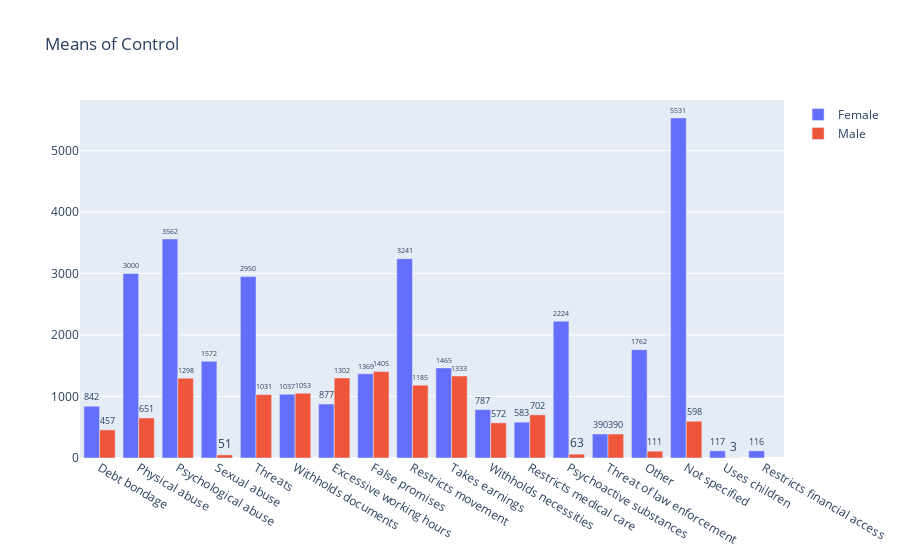

Source (notebook cell):
### Code cell
data['meansOfControlConcatenated'] = data['meansOfControlConcatenated'].str.replace('Abuse', 'abuse', regex=True)
data_bar_f = data[(data.meansOfControlConcatenated.notna()) & (data.gender == 'Female')].meansOfControlConcatenated.apply(lambda x: pd.value_counts(str(x).split(";"))).sum(axis = 0)
data_bar_m = data[(data.meansOfControlConcatenated.notna()) & (data.gender == 'Male')].meansOfControlConcatenated.apply(lambda x: pd.value_counts(str(x).split(";"))).sum(axis = 0)
fig = go.Figure(data=[
    go.Bar(name='Female', x=data_bar_f.index, y=data_bar_f),
    go.Bar(name='Male', x=data_bar_m.index, y=data_bar_m)
])
fig.update_traces(texttemplate='%{value}', textposition='outside')
fig.update_layout(hovermode='x', title_text='Means of Control')
fig.show()

### Figure 1 — Plotly figure (JSON) as saved in the notebook; plotly's stock layout.template omitted (floating-point values rounded to 4 significant figures)
{"data": [{"name": "Female", "textposition": "outside", "texttemplate": "%{value}", "type": "bar", "x": ["Debt bondage", "Physical abuse", "Psychological abuse", "Sexual abuse", "Threats", "Withholds documents", "Excessive working hours", "False promises", "Restricts movement", "Takes earnings", "Withholds necessities", "Restricts medical care", "Psychoactive substances", "Threat of law enforcement", "Other", "Not specified", "Uses children", "Restricts financial access"], "y": [842, 3000, 3562, 1572, 2950, 1037, 877, 1369, 3241, 1465, 787, 583, 2224, 390, 1762, 5531, 117, 116]}, {"name": "Male", "textposition": "outside", "texttemplate": "%{value}", "type": "bar", "x": ["Debt bondage", "Excessive working hours", "False promises", "Physical abuse", "Psychoactive substances", "Psychological abuse", "Restricts medical care", "Restricts movement", "Sexual abuse", "Takes earnings", "Threat of law enforcement", "Threats", "Withholds documents", "Withholds necessities", "Other", "Not specified", "Uses children"], "y": [457, 1302, 1405, 651, 63, 1298, 702, 1185, 51, 1333, 390, 1031, 1053, 572, 111, 598, 3]}], "layout": {"hovermode": "x", "title": {"text": "Means of Control"}}}
